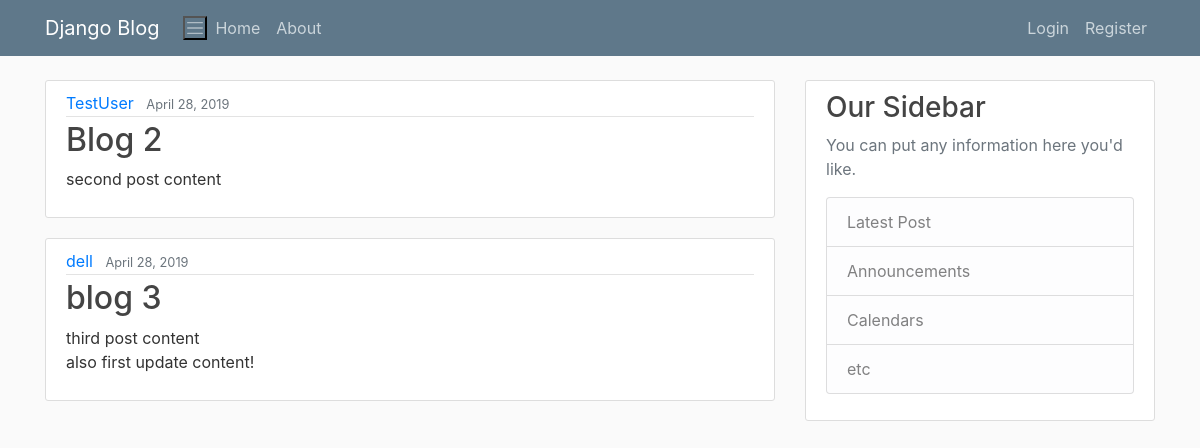
The page / on the database its author committed.
### blog/models.py (models this page shows, shortened)
class Post(models.Model):
    title = models.CharField(max_length=100)
    content = models.TextField()
    date_posted = models.DateTimeField(default=timezone.now)
    author = models.ForeignKey(User, on_delete=models.CASCADE)

### blog/views.py (the view)
# urls.py: path('', views.home, name= 'blog-home'),
def home(request):
    context = {
        'posts' : Post.objects.all()
    }
    return render(request, 'blog/home.html', context)

### blog/templates/blog/home.html
{% extends "blog/base.html" %}
{% block content %}
    {% for post in posts %}
    <article class="media content-section">
            <div class="media-body">
              <div class="article-metadata">
                <a class="mr-2" href="#">{{ post.author }}</a>
                <small class="text-muted">{{ post.date_posted|date:"F d, Y" }}</small>
              </div>
              <h2><a class="article-title" href="#">{{ post.title }}</a></h2>
              <p class="article-content">{{ post.content }}</p>
            </div>
          </article>
    {% endfor %}
{% endblock content %}

### blog/static/blog/main.css (style rules this page uses)
body { background: #fafafa; color: #333333; margin-top: 5rem; }
h1, h2, h3, h4, h5, h6 { color: #444444; }
.content-section { background: #ffffff; padding: 10px 20px; border: 1px solid #dddddd; border-radius: 3px; margin-bottom: 20px; }
.article-title { color: #444444; }
.article-content { white-space: pre-line; }
.article-metadata { padding-bottom: 1px; margin-bottom: 4px; border-bottom: 1px solid #e3e3e3 }

### rows shown on the page
Post: author "TestUser", date_posted "April 28, 2019", title "Blog 2", content "second post content"
Post: author "dell", date_posted "April 28, 2019", title "blog 3", content "third post content also first update content!"
